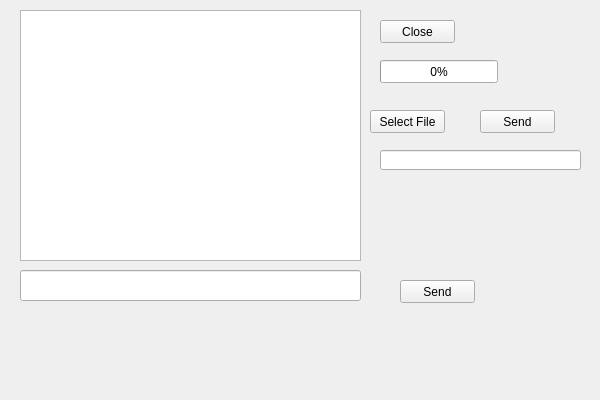
<?xml version="1.0" encoding="UTF-8"?>
<ui version="4.0">
 <class>ServerClass</class>
 <widget class="QWidget" name="ServerClass">
  <property name="geometry">
   <rect>
    <x>0</x>
    <y>0</y>
    <width>600</width>
    <height>400</height>
   </rect>
  </property>
  <property name="windowTitle">
   <string>Server</string>
  </property>
  <widget class="QTextEdit" name="browser">
   <property name="geometry">
    <rect>
     <x>20</x>
     <y>10</y>
     <width>341</width>
     <height>251</height>
    </rect>
   </property>
  </widget>
  <widget class="QLineEdit" name="lineEdit">
   <property name="geometry">
    <rect>
     <x>20</x>
     <y>270</y>
     <width>341</width>
     <height>31</height>
    </rect>
   </property>
  </widget>
  <widget class="QLineEdit" name="lineEdit_fileName">
   <property name="geometry">
    <rect>
     <x>380</x>
     <y>150</y>
     <width>201</width>
     <height>20</height>
    </rect>
   </property>
  </widget>
  <widget class="QProgressBar" name="progressBar_fileProgress">
   <property name="geometry">
    <rect>
     <x>380</x>
     <y>60</y>
     <width>118</width>
     <height>23</height>
    </rect>
   </property>
   <property name="value">
    <number>0</number>
   </property>
  </widget>
  <widget class="QPushButton" name="pushButton_close">
   <property name="geometry">
    <rect>
     <x>380</x>
     <y>20</y>
     <width>75</width>
     <height>23</height>
    </rect>
   </property>
   <property name="text">
    <string>Close</string>
   </property>
  </widget>
  <widget class="QPushButton" name="pushButton_selectFile">
   <property name="geometry">
    <rect>
     <x>370</x>
     <y>110</y>
     <width>75</width>
     <height>23</height>
    </rect>
   </property>
   <property name="text">
    <string>Select File</string>
   </property>
  </widget>
  <widget class="QPushButton" name="pushButton_sendFile">
   <property name="geometry">
    <rect>
     <x>480</x>
     <y>110</y>
     <width>75</width>
     <height>23</height>
    </rect>
   </property>
   <property name="text">
    <string>Send</string>
   </property>
  </widget>
  <widget class="QPushButton" name="pushButton_send">
   <property name="geometry">
    <rect>
     <x>400</x>
     <y>280</y>
     <width>75</width>
     <height>23</height>
    </rect>
   </property>
   <property name="text">
    <string>Send</string>
   </property>
  </widget>
 </widget>
 <layoutdefault spacing="6" margin="11"/>
 <resources/>
 <connections/>
</ui>
